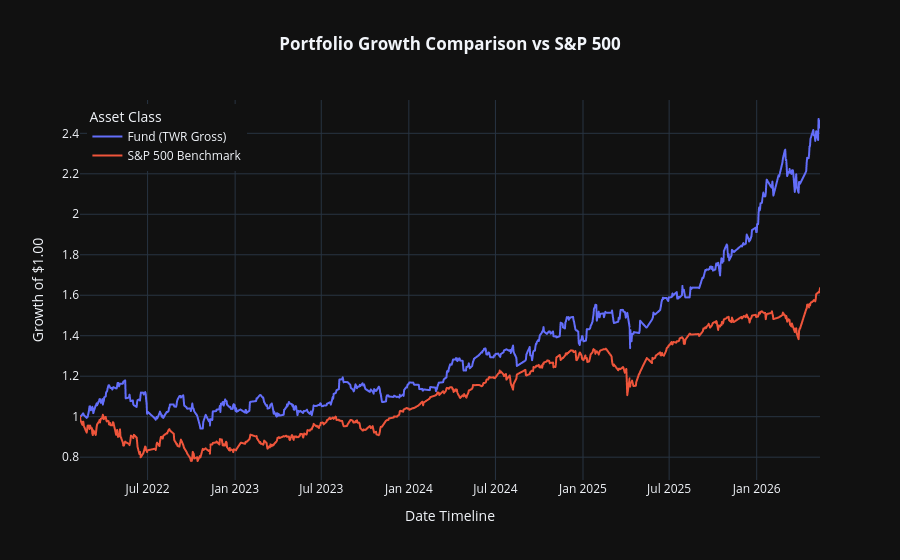

Notebook cell for this chart:
### Markdown cell above
# Run Analysis

### Code cell
min_date = fund_df["START DATE"].min()
    max_date = fund_df["END DATE"].max()

    # 2. Pipeline: Benchmark Data Pull
    print(
        f"Downloading S&P 500 (^GSPC) data from {min_date.strftime('%Y-%m-%d')} to {max_date.strftime('%Y-%m-%d')}..."
    )
    market_df = fetch_market_data(min_date, max_date)

    # 3. Pipeline: Return Matrix Alignment
    aligned_df = align_market_returns(fund_df, market_df)

    # 4. Pipeline: Risk Metrics Engine
    portfolio_beta = calculate_beta(aligned_df)

    stats_results = calculate_beta_with_linregress(aligned_df)

    # 5. Pipeline: Reporting Engine
    print("\n" + "=" * 60)
    print("                 PORTFOLIO RISK FACTOR REPORT")
    print("=" * 60)
    print(
        f"Analysis Period   : {min_date.strftime('%Y-%m-%d')} to {max_date.strftime('%Y-%m-%d')}"
    )
    print(f"Benchmark Profile : S&P 500 Index (^GSPC)")
    print(f"Aligned Data Points: {len(aligned_df)} periods")
    print("-" * 60)
    print(f"Portfolio BETA    : {portfolio_beta:.4f}")
    print("=" * 60)

    print("\n" + "=" * 65)
    print("             ADVANCED LINEAR REGRESSION PERFORMANCE REPORT")
    print("=" * 65)
    print(f"Analysis Window    : {min_date.strftime('%Y-%m-%d')} to {max_date.strftime('%Y-%m-%d')}")
    print(f"Portfolio BETA     : {stats_results['Beta (Slope)']:.4f}")
    print(f"Portfolio ALPHA    : {stats_results['Alpha (Intercept)']:.4f} (Intercept return)")
    print(f"R-squared (R²)     : {stats_results['R-squared']:.4f} ({stats_results['R-squared']*100:.1f}% explained by market)")
    print(f"p-value            : {stats_results['p-value']:.4e}")
    print(f"Standard Error     : {stats_results['Standard Error']:.4f}")
    print("=" * 65)
    
    print("Generating interactive Plotly visual charts...")
    plot_cumulative_returns(aligned_df)

### Figure 1 — Plotly figure (JSON) as saved in the notebook; plotly's stock layout.template omitted (floating-point values rounded to 4 significant figures; data arrays with more than 128 entries replaced by an {"elided": "..."} marker saying what was removed)
{"data": [{"hovertemplate": "Asset Class=Fund (TWR Gross)<br>Date Timeline=%{x}<br>Growth of $1.00=%{y}<extra></extra>", "legendgroup": "Fund (TWR Gross)", "line": {"color": "#636efa", "dash": "solid"}, "marker": {"symbol": "circle"}, "mode": "lines", "name": "Fund (TWR Gross)", "showlegend": true, "type": "scattergl", "x": {"elided": "735 str values"}, "xaxis": "x", "y": {"elided": "735 float values"}, "yaxis": "y"}, {"hovertemplate": "Asset Class=S&P 500 Benchmark<br>Date Timeline=%{x}<br>Growth of $1.00=%{y}<extra></extra>", "legendgroup": "S&P 500 Benchmark", "line": {"color": "#EF553B", "dash": "solid"}, "marker": {"symbol": "circle"}, "mode": "lines", "name": "S&P 500 Benchmark", "showlegend": true, "type": "scattergl", "x": {"elided": "735 str values"}, "xaxis": "x", "y": {"elided": "735 float values"}, "yaxis": "y"}], "layout": {"hovermode": "x unified", "legend": {"title": {"text": "Asset Class"}, "tracegroupgap": 0, "x": 0.01, "xanchor": "left", "y": 0.99, "yanchor": "top"}, "title": {"text": "<b>Portfolio Growth Comparison vs S&P 500</b>", "x": 0.5}, "xaxis": {"anchor": "y", "domain": [0, 1], "title": {"text": "Date Timeline"}}, "yaxis": {"anchor": "x", "domain": [0, 1], "title": {"text": "Growth of $1.00"}}}}
